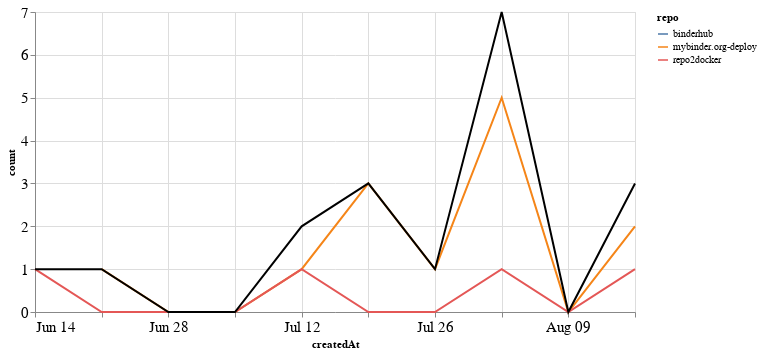

Notebook source saved alongside this figure:
### Markdown cell above
## PRs

### Code cell
prs_time = prs.groupby('repo').resample('W', on='createdAt').count()['author'].reset_index()
prs_time = prs_time.rename(columns={'author': 'count'})
prs_time_total = prs_time.groupby('createdAt').agg({"count": "sum"}).reset_index()

ch1 = alt.Chart(prs_time, width=600).mark_line().encode(
    x='createdAt',
    y='count',
    color='repo',
    tooltip="repo"
)

ch2 = alt.Chart(prs_time_total, width=600).mark_line(color="black").encode(
    x='createdAt',
    y='count',
)

ch1 + ch2

### Figure 1 — Vega-Lite specification as saved in the notebook (floating-point values rounded to 4 significant figures)
{"config": {"axisLeft": {"labelFontSize": 15}, "axisBottom": {"labelFontSize": 15}}, "layer": [{"data": {"name": "data-902e983920ca2df6e34c60f69e2a6649"}, "mark": "line", "encoding": {"color": {"type": "nominal", "field": "repo"}, "tooltip": {"type": "nominal", "field": "repo"}, "x": {"type": "temporal", "field": "createdAt"}, "y": {"type": "quantitative", "field": "count"}}, "width": 600}, {"data": {"name": "data-7a581cf661132a5acdbd22837451094f"}, "mark": {"type": "line", "color": "black"}, "encoding": {"x": {"type": "temporal", "field": "createdAt"}, "y": {"type": "quantitative", "field": "count"}}, "width": 600}], "$schema": "https://vega.github.io/schema/vega-lite/v4.8.1.json", "datasets": {"data-902e983920ca2df6e34c60f69e2a6649": [{"repo": "binderhub", "createdAt": "2020-08-02T00:00:00", "count": 1}, {"repo": "mybinder.org-deploy", "createdAt": "2020-06-21T00:00:00", "count": 1}, {"repo": "mybinder.org-deploy", "createdAt": "2020-06-28T00:00:00", "count": 0}, {"repo": "mybinder.org-deploy", "createdAt": "2020-07-05T00:00:00", "count": 0}, {"repo": "mybinder.org-deploy", "createdAt": "2020-07-12T00:00:00", "count": 1}, {"repo": "mybinder.org-deploy", "createdAt": "2020-07-19T00:00:00", "count": 3}, {"repo": "mybinder.org-deploy", "createdAt": "2020-07-26T00:00:00", "count": 1}, {"repo": "mybinder.org-deploy", "createdAt": "2020-08-02T00:00:00", "count": 5}, {"repo": "mybinder.org-deploy", "createdAt": "2020-08-09T00:00:00", "count": 0}, {"repo": "mybinder.org-deploy", "createdAt": "2020-08-16T00:00:00", "count": 2}, {"repo": "repo2docker", "createdAt": "2020-06-14T00:00:00", "count": 1}, {"repo": "repo2docker", "createdAt": "2020-06-21T00:00:00", "count": 0}, {"repo": "repo2docker", "createdAt": "2020-06-28T00:00:00", "count": 0}, {"repo": "repo2docker", "createdAt": "2020-07-05T00:00:00", "count": 0}, {"repo": "repo2docker", "createdAt": "2020-07-12T00:00:00", "count": 1}, {"repo": "repo2docker", "createdAt": "2020-07-19T00:00:00", "count": 0}, {"repo": "repo2docker", "createdAt": "2020-07-26T00:00:00", "count": 0}, {"repo": "repo2docker", "createdAt": "2020-08-02T00:00:00", "count": 1}, {"repo": "repo2docker", "createdAt": "2020-08-09T00:00:00", "count": 0}, {"repo": "repo2docker", "createdAt": "2020-08-16T00:00:00", "count": 1}], "data-7a581cf661132a5acdbd22837451094f": [{"createdAt": "2020-06-14T00:00:00", "count": 1}, {"createdAt": "2020-06-21T00:00:00", "count": 1}, {"createdAt": "2020-06-28T00:00:00", "count": 0}, {"createdAt": "2020-07-05T00:00:00", "count": 0}, {"createdAt": "2020-07-12T00:00:00", "count": 2}, {"createdAt": "2020-07-19T00:00:00", "count": 3}, {"createdAt": "2020-07-26T00:00:00", "count": 1}, {"createdAt": "2020-08-02T00:00:00", "count": 7}, {"createdAt": "2020-08-09T00:00:00", "count": 0}, {"createdAt": "2020-08-16T00:00:00", "count": 3}]}}
